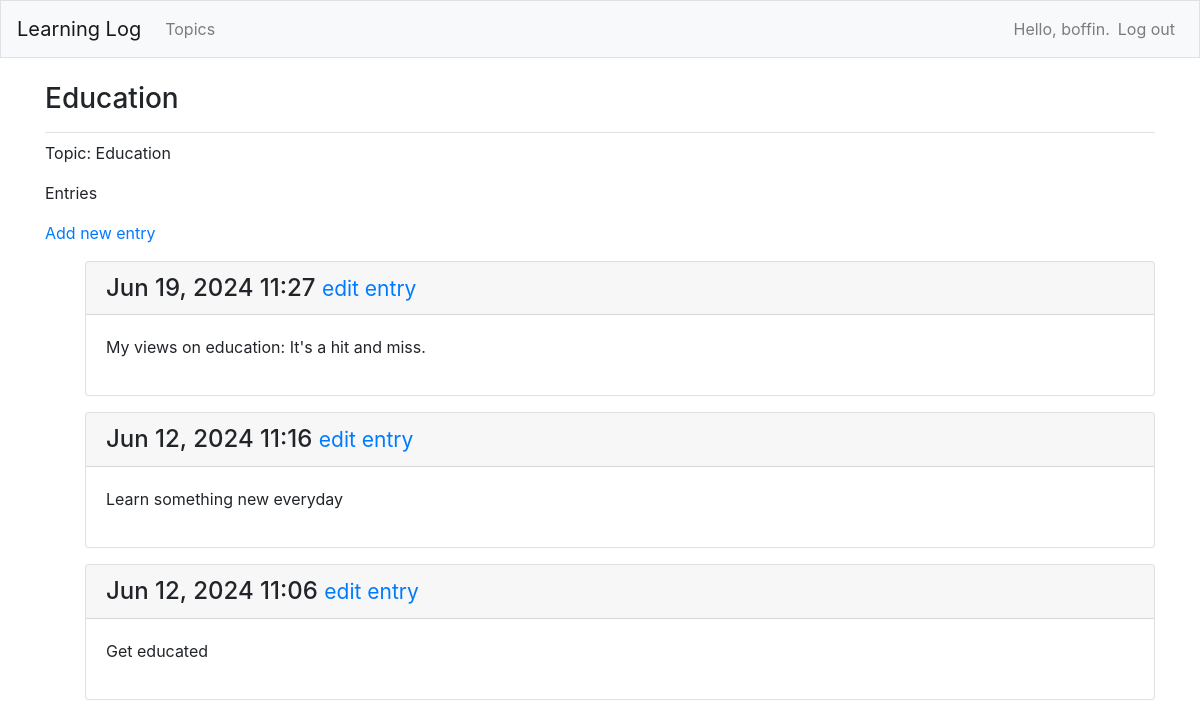
The page /topics/1/ (signed in) on the database its author committed.
### log/models.py (models this page shows, shortened)
class Topic(models.Model):
    text = models.CharField(max_length=250)
    date_added = models.DateTimeField(auto_now_add=True)
    owner = models.ForeignKey(User, on_delete=models.CASCADE)
    def __str__(self):
        return self.text

class Entry(models.Model):
    topic = models.ForeignKey(Topic, on_delete=models.CASCADE)
    text = models.TextField()
    date_added = models.DateTimeField(auto_now_add=True)
    class Meta:
        verbose_name_plural = "entries"

### log/views.py (the view)
# urls.py: path('topics/<int:topic_id>/', views.topic, name='topic'),
@login_required
def topic(request, topic_id):
    topic = Topic.objects.get(id=topic_id)
    if topic.owner != request.user:
        raise Http404
    entries = topic.entry_set.order_by('-date_added')
    context = {'topic': topic, 'entries': entries}
    return render(request, 'log/topic.html', context)

### log/templates/log/topic.html
{% extends 'log/base.html' %}
{% block page_header %}
  <h3>{{ topic }}</h3>
{% endblock page_header %}
{% block page_content %}
  <p>Topic: {{ topic }}</p>
  <p>Entries</p>
  <p>
    <a href="{% url 'log:new_entry' topic.id %}">Add new entry</a>
  </p>
  <ul>
    {% for entry in entries %}
    <div class="card mb-3">
      <h4 class="card-header">
       {{ entry.date_added|date:'M d, Y H:i' }}
       <small><a href="{% url 'log:edit_entry' entry.id %}">
        edit entry</a></small>
       </h4>
       <div class="card-body">
       {{ entry.text|linebreaks }}
       </div>
      </div>
    {% empty %}
        <li>No entries yet</li>
    {% endfor %}
  </ul>
{% endblock page_content %}

### log/templates/log/base.html (shortened to what this page needs)
{% load bootstrap4 %}
<!DOCTYPE html>
<html lang=en>
    <head>
        {% bootstrap_css %}
    </head>
    <body>
        <nav class="navbar navbar-expand-md navbar-light bg-light mb-4 border">
            <a class="navbar-brand" href="{% url 'log:index'%}">
            Learning Log</a>
            <div class="collapse navbar-collapse" id="navbarCollapse">
                <ul class="navbar-nav mr-auto">
                    <li class="nav-item">
                        <a class="nav-link" href="{% url 'log:topics'%}">
                            Topics
                        </a>
                    </li>
                </ul>
                <ul class="navbar-nav ml-auto">
                    {% if user.is_authenticated %}
                    <li class="nav-item">
                        <span class="navbar-text">Hello, {{ user.username }}.</span>
                    </li>
                    <li class="nav-item">
                        <a class="nav-link" href="{% url 'users:logout' %}">Log out</a>
                    </li>
                    {% endif %}
                </ul>
            </div>
        </nav>
        <main role="main" class="container">
            <div class="pb-2 mb-2 border-bottom">
                {% block page_header %}{% endblock page_header %}
            </div>
            <div>
                {% block page_content %}{% endblock page_content %}
            </div>
        </main>
    </body>
</html>

### rows shown on the page
Topic: text "Education"
Entry: date_added "Jun 19, 2024 11:27", text "My views on education: It's a hit and miss."
Entry: date_added "Jun 12, 2024 11:16", text "Learn something new everyday"
Entry: date_added "Jun 12, 2024 11:06", text "Get educated"

### other values the page prints
{{ user.username }} "boffin"
